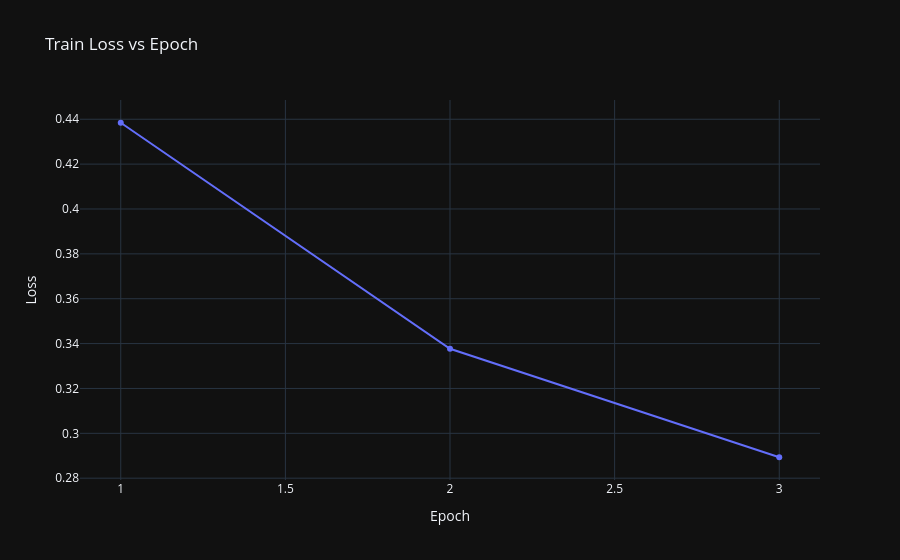
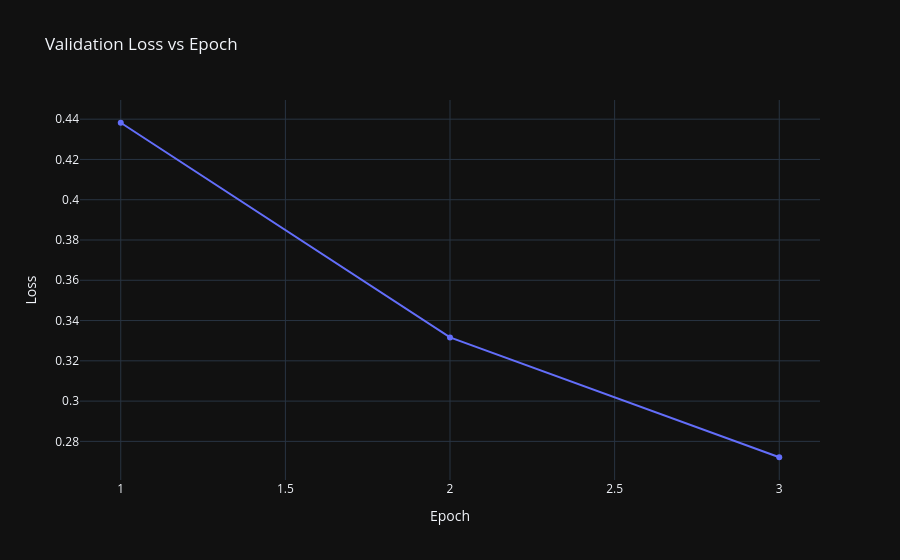

Notebook code cell kept with these figures, in order:
### Code cell
import plotly.graph_objects as go

# Data from your 2 epochs
epochs = tuple(range(1,len(trainer.epoch_train_losses)+1))

train_loss = trainer.epoch_train_losses
val_loss   = trainer.epoch_val_losses

# -------- Train Loss vs Epoch --------
fig_train = go.Figure()
fig_train.add_trace(go.Scatter(
    x=epochs,
    y=train_loss,
    mode='lines+markers',
    name='Train Loss'
))

fig_train.update_layout(
    title='Train Loss vs Epoch',
    xaxis_title='Epoch',
    yaxis_title='Loss',
    template='plotly_dark'
)

fig_train.show()


# -------- Validation Loss vs Epoch --------
fig_val = go.Figure()
fig_val.add_trace(go.Scatter(
    x=epochs,
    y=val_loss,
    mode='lines+markers',
    name='Validation Loss'
))

fig_val.update_layout(
    title='Validation Loss vs Epoch',
    xaxis_title='Epoch',
    yaxis_title='Loss',
    template='plotly_dark'
)

fig_val.show()

### Figure 1 — Plotly figure (JSON) as saved in the notebook; plotly's stock layout.template omitted (floating-point values rounded to 4 significant figures)
{"data": [{"mode": "lines+markers", "name": "Train Loss", "type": "scatter", "x": [1, 2, 3], "y": [0.4384, 0.3377, 0.2893]}], "layout": {"title": {"text": "Train Loss vs Epoch"}, "xaxis": {"title": {"text": "Epoch"}}, "yaxis": {"title": {"text": "Loss"}}}}

### Figure 2 — Plotly figure (JSON) as saved in the notebook; plotly's stock layout.template omitted (floating-point values rounded to 4 significant figures)
{"data": [{"mode": "lines+markers", "name": "Validation Loss", "type": "scatter", "x": [1, 2, 3], "y": [0.4382, 0.3316, 0.2721]}], "layout": {"title": {"text": "Validation Loss vs Epoch"}, "xaxis": {"title": {"text": "Epoch"}}, "yaxis": {"title": {"text": "Loss"}}}}
